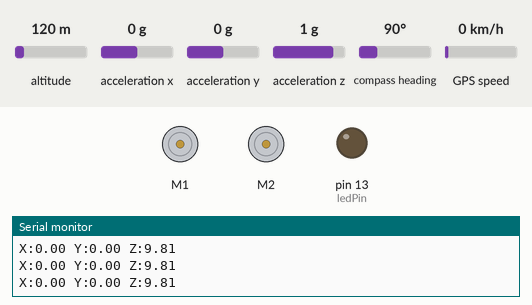
A sketch run on a simulated Arduino Uno, built for the host (arithmetic inside an expression is 32-bit, double 64-bit). On the bench: 2 × DC motor (green arrow = forward, orange = backward, longer = faster), output pins drawn as LEDs (lit = HIGH), the last lines printed to the serial monitor. The inputs (shaded band) are chosen by the test bench; at power-on: acceleration x 0 g, altitude 120 m, acceleration y 0 g, acceleration z 1 g, compass heading 90°, GPS speed 0 km/h. WiFi joins after 1.5 s; servers stay silent unless stated; the GPS gets a fix after 3 s at 37.7749, -122.4194 with 8 satellites.

Above: at 3.0 s.
3.1 s: acceleration x set to 0.4 g
At 4.4 s:
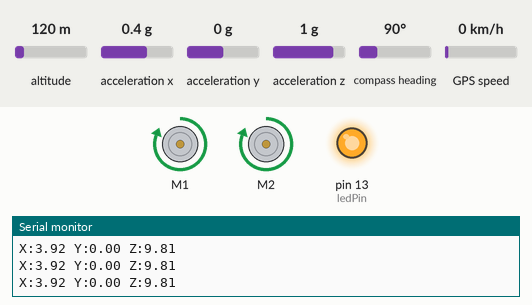
12.8 s: acceleration x set to -0.8 g
At 13.2 s:
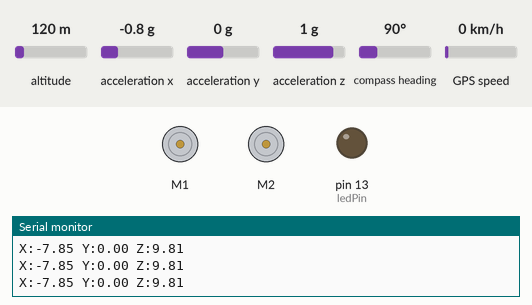
14.3 s: acceleration x set to 1.4 g
At 14.7 s:
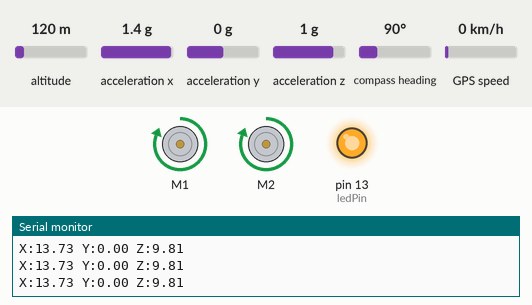
Timing chart, 0 to 16.8 s (numbered marks = the images above; inputs shaded):
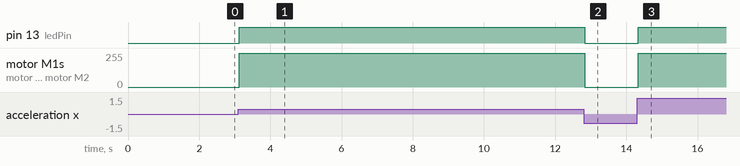

Measured:
- the behaviour switches between 0.2 and 0.3 g on acceleration x (found by bisection; images 0 and 1)
- after the input at 3.1 s, pin 13 (ledPin): LOW → HIGH at once; motor M1, motor M2: stopped → forward 255/255 at once
- after the input at 12.8 s, pin 13 (ledPin): HIGH → LOW at once; motor M1, motor M2: forward 255/255 → stopped at once
- after the input at 14.3 s, pin 13 (ledPin): LOW → HIGH at once; motor M1, motor M2: stopped → forward 255/255 at once

The sketch:

ggp.ino
```cpp
#include <SoftwareSerial.h>
#include <TinyGPS.h>
#include <Wire.h>
#include <Adafruit_ADXL345_U.h>
#include <AFMotor.h>
#include <BlynkSimpleSerialBLE.h>

#define BLYNK_PRINT Serial
#define GPS_RX 4
#define GPS_TX 3
#define ADXL345_ADDR 0x53

SoftwareSerial gpsSerial(GPS_RX, GPS_TX);
TinyGPS gps;
Adafruit_ADXL345_Unified accel = Adafruit_ADXL345_Unified(12345);
AF_DCMotor motor1(1);
AF_DCMotor motor2(2);

char auth[] = "your_Blynk_token";
char ssid[] = "your_SSID";
char pass[] = "your_WIFI_password";
int ledPin = 13;
int buttonState = 0;

void setup()
{
  Serial.begin(9600);
  gpsSerial.begin(9600);
  Blynk.begin(Serial, auth);
  accel.begin();
  motor1.setSpeed(255);
  motor2.setSpeed(255);
  pinMode(ledPin, OUTPUT);
}

void loop()
{
  Blynk.run();
  readGPS();
  readAccelerometer();
}

void readGPS()
{
  bool newData = false;
  unsigned long chars;
  unsigned short sentences;
  float flat, flon;
  unsigned long age;
  gpsSerial.listen();
  while (gpsSerial.available())
  {
    char c = gpsSerial.read();
    if (gps.encode(c))
      newData = true;
  }
  if (newData)
  {
    gps.f_get_position(&flat, &flon, &age);
    Serial.print("GPS Latitude:");
    Serial.print(flat, 4);
    Serial.print(" GPS Longitude:");
    Serial.println(flon, 4);
  }
}

void readAccelerometer()
{
  sensors_event_t event;
  accel.getEvent(&event);
  float x = event.acceleration.x;
  float y = event.acceleration.y;
  float z = event.acceleration.z;
  Serial.print("X:");
  Serial.print(x);
  Serial.print(" Y:");
  Serial.print(y);
  Serial.print(" Z:");
  Serial.println(z);
  if (x > 2.0)
  {
    digitalWrite(ledPin, HIGH);
    motor1.run(FORWARD);
    motor2.run(FORWARD);
    Blynk.virtualWrite(V0, 1);
  }
  else
  {
    digitalWrite(ledPin, LOW);
    motor1.run(RELEASE);
    motor2.run(RELEASE);
    Blynk.virtualWrite(V0, 0);
  }
}

BLYNK_WRITE(V0)
{
  buttonState = param.asInt();
  if (buttonState == 1)
  {
    digitalWrite(ledPin, HIGH);
    motor1.run(FORWARD);
    motor2.run(FORWARD);
  }
  else
  {
    digitalWrite(ledPin, LOW);
    motor1.run(RELEASE);
    motor2.run(RELEASE);
  }
}
```
